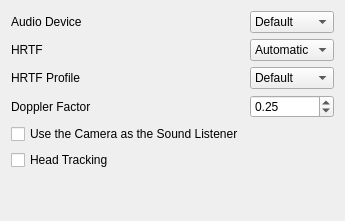
     <widget class="QWidget" name="Audio">
      <attribute name="title">
       <string>Audio</string>
      </attribute>
      <layout class="QVBoxLayout" name="verticalLayout_3">
       <item>
        <layout class="QGridLayout" name="audioLayout">
         <item row="1" column="1">
          <widget class="QComboBox" name="enableHRTFComboBox">
           <property name="sizePolicy">
            <sizepolicy hsizetype="Preferred" vsizetype="Fixed">
             <horstretch>0</horstretch>
             <verstretch>0</verstretch>
            </sizepolicy>
           </property>
           <property name="minimumSize">
            <size>
             <width>0</width>
             <height>0</height>
            </size>
           </property>
           <property name="currentIndex">
            <number>0</number>
           </property>
           <item>
            <property name="text">
             <string>Automatic</string>
            </property>
           </item>
           <item>
            <property name="text">
             <string>Off</string>
            </property>
           </item>
           <item>
            <property name="text">
             <string>On</string>
            </property>
           </item>
          </widget>
         </item>
         <item row="1" column="0">
          <widget class="QLabel" name="enableHRTFLabel">
           <property name="toolTip">
            <string>This setting controls HRTF, which simulates 3D sound on stereo systems.</string>
           </property>
           <property name="text">
            <string>HRTF</string>
           </property>
          </widget>
         </item>
         <item row="4" column="0">
          <widget class="QCheckBox" name="cameraListenerCheckBox">
           <property name="toolTip">
            <string>In third-person view, use the camera as the sound listener instead of the player character.</string>
           </property>
           <property name="text">
            <string>Use the Camera as the Sound Listener</string>
           </property>
          </widget>
         </item>
         <item row="5" column="0">
          <widget class="QCheckBox" name="headTrackingCheckBox">
           <property name="toolTip">
            <string>Headphones that report motion turn the sound with your head, so that sounds stay in place in the world. Set HRTF to On.</string>
           </property>
           <property name="text">
            <string>Head Tracking</string>
           </property>
          </widget>
         </item>
         <item row="3" column="0">
          <widget class="QLabel" name="dopplerLabel">
           <property name="toolTip">
            <string>&lt;html&gt;&lt;head/&gt;&lt;body&gt;&lt;p&gt;Controls the strength of the Doppler effect. Zero means it is completely disabled.&lt;/p&gt;&lt;p&gt;The Doppler effect increases or decreases the pitch of sounds relative to the velocity of the sound source and the listener.&lt;/p&gt;&lt;/body&gt;&lt;/html&gt;</string>
           </property>
           <property name="text">
            <string>Doppler Factor</string>
           </property>
          </widget>
         </item>
         <item row="3" column="1">
          <widget class="QDoubleSpinBox" name="dopplerSpinBox">
           <property name="maximum">
            <double>1.000000000000000</double>
           </property>
           <property name="singleStep">
            <double>0.010000000000000</double>
           </property>
           <property name="value">
            <double>0.250000000000000</double>
           </property>
          </widget>
         </item>
         <item row="2" column="1">
          <widget class="QComboBox" name="hrtfProfileSelectorComboBox">
           <property name="sizePolicy">
            <sizepolicy hsizetype="Preferred" vsizetype="Fixed">
             <horstretch>0</horstretch>
             <verstretch>0</verstretch>
            </sizepolicy>
           </property>
           <property name="minimumSize">
            <size>
             <width>0</width>
             <height>0</height>
            </size>
           </property>
           <property name="currentIndex">
            <number>0</number>
           </property>
           <item>
            <property name="text">
             <string>Default</string>
            </property>
           </item>
          </widget>
         </item>
         <item row="2" column="0">
          <widget class="QLabel" name="hrtfProfileSelectorLabel">
           <property name="toolTip">
            <string>Select your preferred HRTF profile.</string>
           </property>
           <property name="text">
            <string>HRTF Profile</string>
           </property>
          </widget>
         </item>
         <item row="0" column="0">
          <widget class="QLabel" name="audioDeviceSelectorLabel">
           <property name="toolTip">
            <string>Select your preferred audio device.</string>
           </property>
           <property name="text">
            <string>Audio Device</string>
           </property>
          </widget>
         </item>
         <item row="0" column="1">
          <widget class="QComboBox" name="audioDeviceSelectorComboBox">
           <property name="sizePolicy">
            <sizepolicy hsizetype="Preferred" vsizetype="Fixed">
             <horstretch>0</horstretch>
             <verstretch>0</verstretch>
            </sizepolicy>
           </property>
           <property name="minimumSize">
            <size>
             <width>0</width>
             <height>0</height>
            </size>
           </property>
           <property name="currentIndex">
            <number>0</number>
           </property>
           <item>
            <property name="text">
             <string>Default</string>
            </property>
           </item>
          </widget>
         </item>
        </layout>
       </item>
       <item>
        <spacer>
         <property name="orientation">
          <enum>Qt::Vertical</enum>
         </property>
         <property name="sizeHint" stdset="0">
          <size>
           <width>20</width>
           <height>40</height>
          </size>
         </property>
        </spacer>
       </item>
      </layout>
     </widget>
